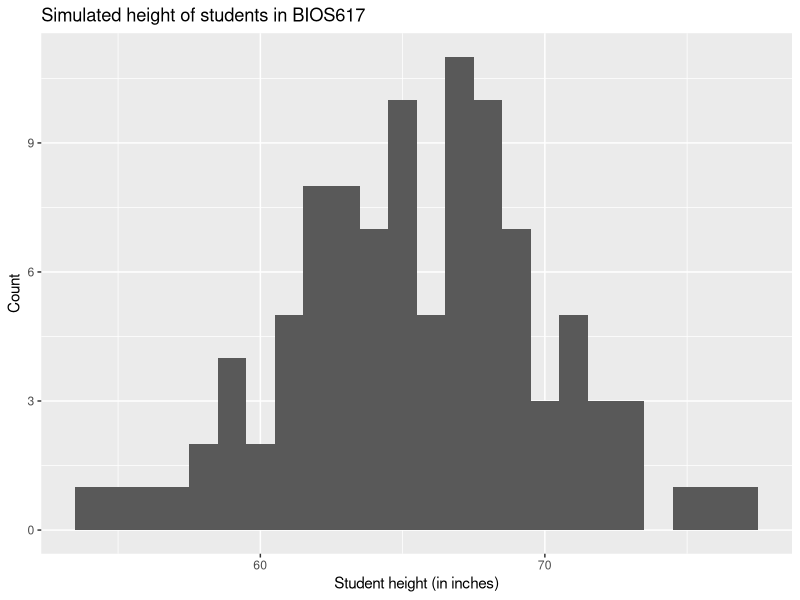

Here is the R script that generated this plot:
## ---- chunk 1
knitr::opts_chunk$set(echo = FALSE)
## ---- chunk 2
# load libraries
library(dslabs)
library(tidyverse)
library(ggrepel)
library(matrixStats)
## ---- chunk 3
set.seed(1)
N = 100
heights = rnorm(n = N, mean = 65, sd = 5)
heights = data.frame(heights)
heights %>%
  ggplot(aes(heights)) + geom_histogram(binwidth = 1) +  
  xlab("Student height (in inches)") +
  ylab("Count") +
  ggtitle("Simulated height of students in BIOS617")
## ---- chunk 4
set.seed(179)
n = 10
swor = sample(1:35, size = n, replace = FALSE)
swor_result = mean(heights$heights[swor])
S = var(heights$heights)
f = 1-n/N
variance = (1-f)*S/n
## ---- chunk 5
set.seed(179)
n = 10; num.iters = 10000
swor_results = vector(length = num.iters)
for (i in 1:num.iters) {
  swor = sample(1:35, size = n, replace = FALSE)
  swor_results[i] = mean(heights$heights[swor])
}
mean((swor_results - mean(heights$heights))^2)
